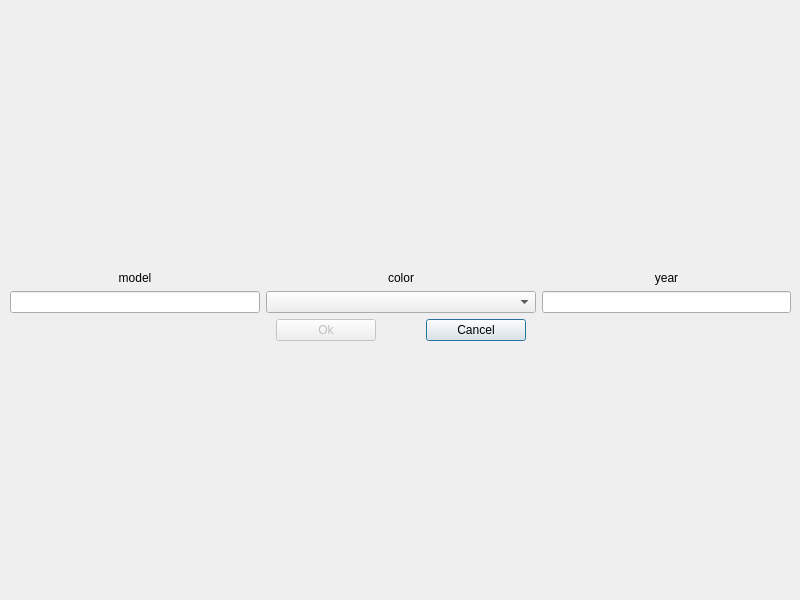
<?xml version="1.0" encoding="UTF-8"?>
<ui version="4.0">
 <class>secondwindow</class>
 <widget class="QDialog" name="secondwindow">
  <property name="geometry">
   <rect>
    <x>0</x>
    <y>0</y>
    <width>800</width>
    <height>600</height>
   </rect>
  </property>
  <property name="windowTitle">
   <string>Dialog</string>
  </property>
  <widget class="QWidget" name="">
   <property name="geometry">
    <rect>
     <x>0</x>
     <y>0</y>
     <width>801</width>
     <height>601</height>
    </rect>
   </property>
   <layout class="QGridLayout" name="gridLayout">
    <property name="leftMargin">
     <number>10</number>
    </property>
    <property name="topMargin">
     <number>10</number>
    </property>
    <property name="rightMargin">
     <number>10</number>
    </property>
    <property name="bottomMargin">
     <number>10</number>
    </property>
    <item row="0" column="2">
     <widget class="QLabel" name="yearLbl">
      <property name="text">
       <string>year</string>
      </property>
      <property name="alignment">
       <set>Qt::AlignBottom|Qt::AlignHCenter</set>
      </property>
     </widget>
    </item>
    <item row="1" column="0">
     <widget class="QLineEdit" name="modelLE">
      <property name="sizePolicy">
       <sizepolicy hsizetype="Minimum" vsizetype="Fixed">
        <horstretch>0</horstretch>
        <verstretch>0</verstretch>
       </sizepolicy>
      </property>
     </widget>
    </item>
    <item row="0" column="1">
     <widget class="QLabel" name="colorLbl">
      <property name="text">
       <string>color</string>
      </property>
      <property name="alignment">
       <set>Qt::AlignBottom|Qt::AlignHCenter</set>
      </property>
     </widget>
    </item>
    <item row="1" column="2">
     <widget class="QLineEdit" name="yearLE">
      <property name="sizePolicy">
       <sizepolicy hsizetype="Minimum" vsizetype="Fixed">
        <horstretch>0</horstretch>
        <verstretch>0</verstretch>
       </sizepolicy>
      </property>
     </widget>
    </item>
    <item row="1" column="1">
     <widget class="QComboBox" name="comboBox">
      <property name="sizePolicy">
       <sizepolicy hsizetype="Minimum" vsizetype="Fixed">
        <horstretch>0</horstretch>
        <verstretch>0</verstretch>
       </sizepolicy>
      </property>
      <property name="placeholderText">
       <string>&lt;color&gt;</string>
      </property>
     </widget>
    </item>
    <item row="0" column="0">
     <widget class="QLabel" name="modelLbl">
      <property name="sizePolicy">
       <sizepolicy hsizetype="Preferred" vsizetype="Preferred">
        <horstretch>0</horstretch>
        <verstretch>0</verstretch>
       </sizepolicy>
      </property>
      <property name="text">
       <string>model</string>
      </property>
      <property name="alignment">
       <set>Qt::AlignBottom|Qt::AlignHCenter</set>
      </property>
     </widget>
    </item>
    <item row="2" column="1">
     <layout class="QHBoxLayout" name="horizontalLayout_2">
      <property name="spacing">
       <number>50</number>
      </property>
      <property name="sizeConstraint">
       <enum>QLayout::SetFixedSize</enum>
      </property>
      <property name="leftMargin">
       <number>10</number>
      </property>
      <property name="rightMargin">
       <number>10</number>
      </property>
      <item>
       <widget class="QPushButton" name="OkBtn">
        <property name="enabled">
         <bool>false</bool>
        </property>
        <property name="sizePolicy">
         <sizepolicy hsizetype="Fixed" vsizetype="Fixed">
          <horstretch>0</horstretch>
          <verstretch>0</verstretch>
         </sizepolicy>
        </property>
        <property name="minimumSize">
         <size>
          <width>100</width>
          <height>0</height>
         </size>
        </property>
        <property name="text">
         <string>Ok</string>
        </property>
       </widget>
      </item>
      <item>
       <widget class="QPushButton" name="CancelBtn">
        <property name="sizePolicy">
         <sizepolicy hsizetype="Fixed" vsizetype="Fixed">
          <horstretch>0</horstretch>
          <verstretch>0</verstretch>
         </sizepolicy>
        </property>
        <property name="minimumSize">
         <size>
          <width>100</width>
          <height>0</height>
         </size>
        </property>
        <property name="text">
         <string>Cancel</string>
        </property>
        <property name="default">
         <bool>true</bool>
        </property>
       </widget>
      </item>
     </layout>
    </item>
    <item row="3" column="1">
     <spacer name="verticalSpacer">
      <property name="orientation">
       <enum>Qt::Vertical</enum>
      </property>
      <property name="sizeType">
       <enum>QSizePolicy::Fixed</enum>
      </property>
      <property name="sizeHint" stdset="0">
       <size>
        <width>20</width>
        <height>250</height>
       </size>
      </property>
     </spacer>
    </item>
   </layout>
  </widget>
 </widget>
 <resources/>
 <connections/>
</ui>
